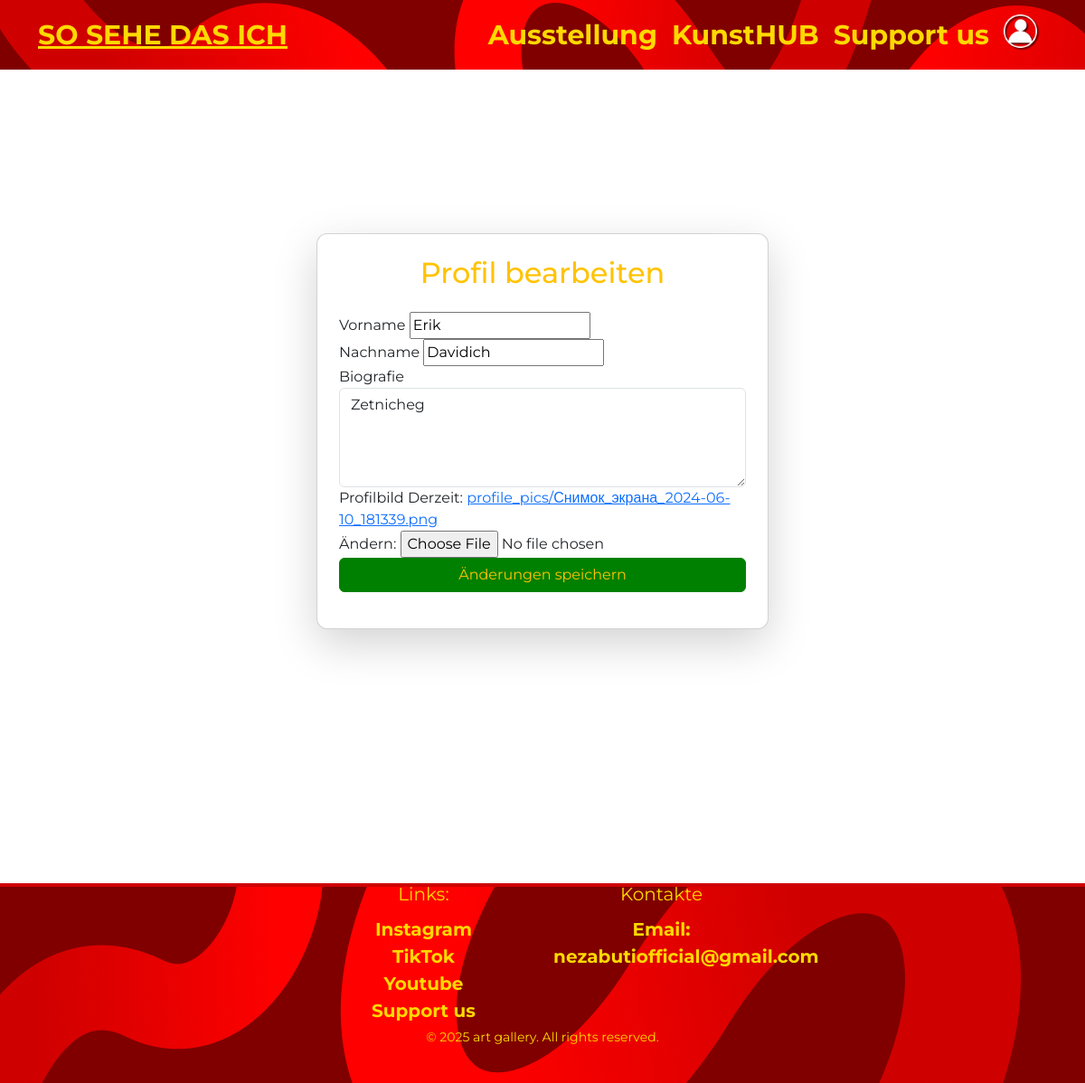
Screenshot of /edit_profile/ (signed in) with the database file from the repository.
### gallery/models.py (models this page shows, shortened)
class Artist(AbstractUser):  # Это твоя кастомная модель пользователя
    bio = models.TextField(blank=True)
    profile_pic = models.ImageField(upload_to='profile_pics/',null=False, blank=False, default='photos/no_image.jpg')
    can_post = models.BooleanField(default=True)

### gallery/views.py (the view)
# urls.py: path('edit_profile/', edit_profile, name='edit_profile'),
@login_required
def edit_profile(request):
    artist = request.user  # Получаем текущего пользователя
    if request.method == 'POST':
        form = ArtistProfileForm(request.POST, request.FILES, instance=artist)
        if form.is_valid():
            form.save()  # Сохраняем изменения
            return redirect('profile')  # Перенаправление в профиль
    else:
        form = ArtistProfileForm(instance=artist)
    return render(request, 'gallery/edit_profile.html', {'form': form})

### gallery/forms.py
class ArtistProfileForm(forms.ModelForm):
    class Meta:
        model = Artist
        fields = ['bio', 'profile_pic','first_name','last_name']  # Поля для редактирования профиля
        widgets = {
            'bio': forms.Textarea(attrs={'rows': 4, 'class': 'form-control'}),  # Виджет для textarea
        }

### gallery/templates/gallery/edit_profile.html (shortened to what this page needs)
{% extends "gallery/base.html" %}
{% load static %}
{% block content %}
<div class="container d-flex justify-content-center align-items-center" style="min-height: 100vh;">
    <div class="card shadow-lg p-4" style="max-width: 500px; width: 100%; border-radius: 12px;">
        <h2 class="text-center mb-4">Profil bearbeiten</h2>
        <form method="POST" enctype="multipart/form-data" class="needs-validation" novalidate>
            <div class="form-group">
                <label for="id_first_name">Vorname</label>
                {{ form.first_name }}
            </div>
            <div class="form-group">
                <label for="id_last_name">Nachname</label>
                {{ form.last_name }}
            </div>
            <div class="form-group">
                <label for="id_bio">Biografie</label>
                {{ form.bio }}
            </div>
            <div class="form-group">
                <label for="id_profile_pic">Profilbild</label>
                {{ form.profile_pic }}
            </div>
            <button type="submit" class="btn btn-warning w-100">Änderungen speichern</button>
        </form>
    </div>
</div>
{% endblock content %}

### gallery/static/gallery/styles.css (style rules this page uses)
body { font-family: 'Montserrat', sans-serif; }
body { font-family: 'Montserrat', sans-serif !important;; background-color: white !important; }
html { scrollbar-width: none; }
body { -ms-overflow-style: none; }
h1, h2, h3, .btn-warning, .text-warning { color: #FFC300 !important; }
.btn-warning { background-color: green!important; border-color: green !important; }

### rows the page displays
Artist: first_name "Erik", last_name "Davidich", bio "Zetnicheg"
